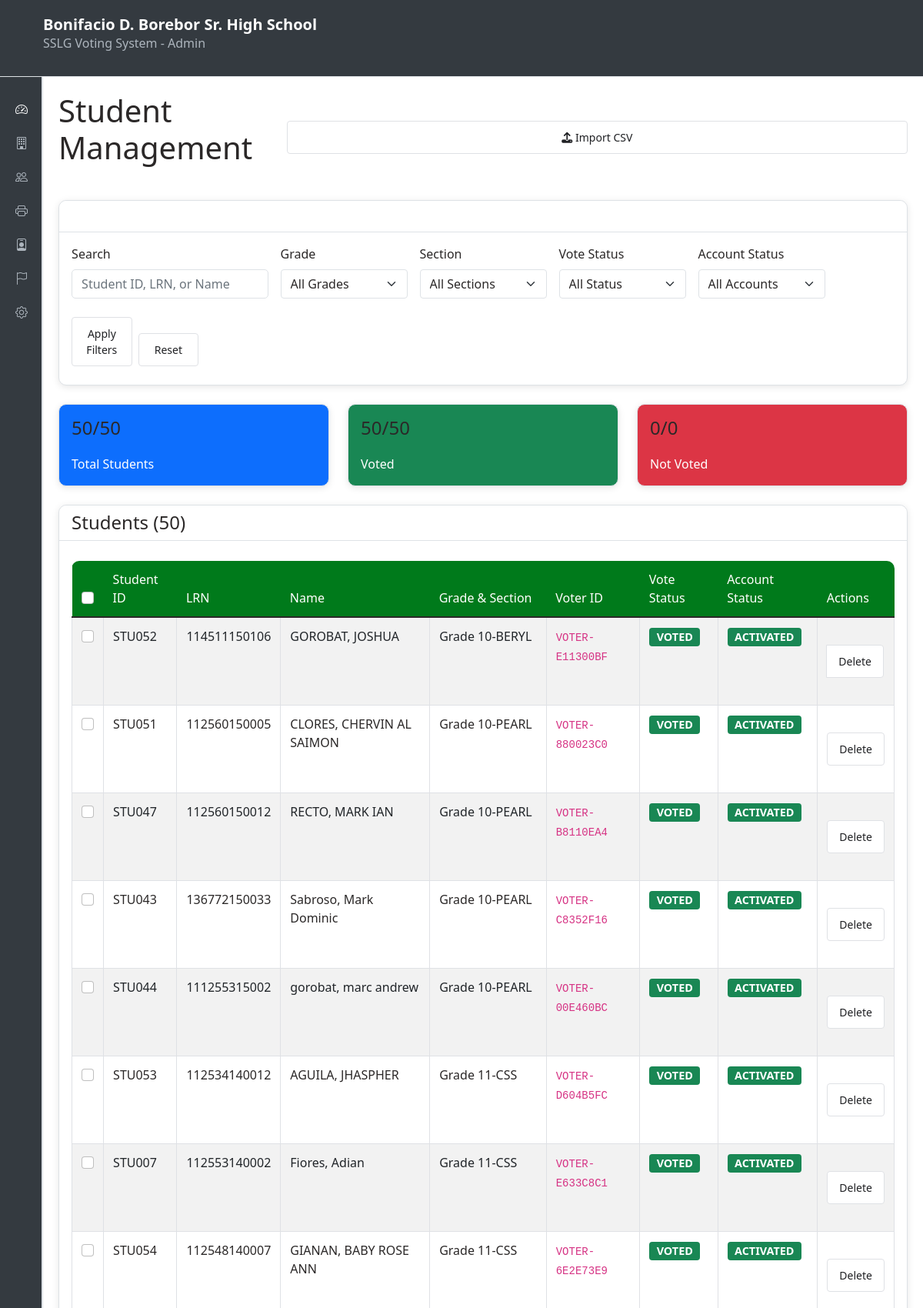
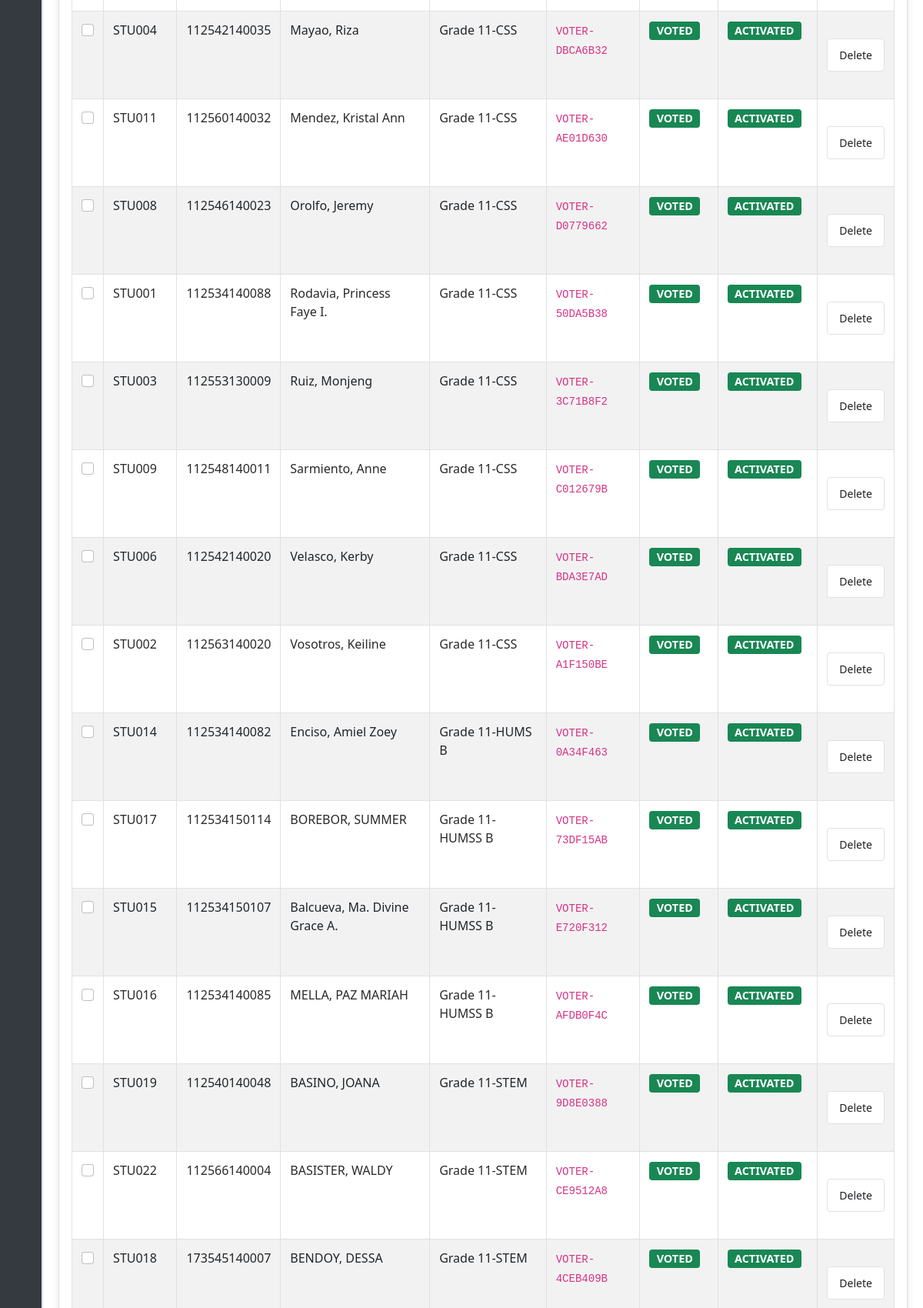
The app's page /admin/students.php (signed in, upper part) with its own data (2 pictures, top to bottom).
### tables this page shows
CREATE TABLE users (
            id INTEGER PRIMARY KEY AUTOINCREMENT,
            student_id TEXT NOT NULL UNIQUE,
            password_hash TEXT NOT NULL,
            role TEXT NOT NULL DEFAULT 'voter',
            first_name TEXT,
            last_name TEXT,
            grade TEXT,
            section TEXT,
            is_active INTEGER NOT NULL DEFAULT 1,
            voter_id_card TEXT UNIQUE,
            created_at TEXT DEFAULT CURRENT_TIMESTAMP,
            updated_at TEXT DEFAULT CURRENT_TIMESTAMP
        , token_validated INTEGER DEFAULT 0, track TEXT, lrn VARCHAR(20) DEFAULT NULL, has_voted INTEGER DEFAULT 0);

### admin/students.php (the view, shortened to what this page needs)
<?php
$db = getDBConnection();
$search_query = $_GET['search'] ?? '';
$query = "SELECT u.*, CASE WHEN v.id IS NOT NULL THEN 1 ELSE 0 END as has_voted FROM users u LEFT JOIN votes v ON u.id = v.voter_id WHERE u.role = 'voter'";
$params = [];
$query .= " GROUP BY u.id ORDER BY u.grade, u.section, u.last_name, u.first_name";
$stmt = $db->prepare($query);
$stmt->execute($params);
$students = $stmt->fetchAll();
$total_students = count($students);
$voted_students = count(array_filter($students, fn($s) => $s['has_voted']));
$not_voted_students = $total_students - $voted_students;
$all_students_query = $db->query("SELECT COUNT(DISTINCT u.id) as total, COUNT(DISTINCT v.voter_id) as voted FROM users u LEFT JOIN votes v ON u.id = v.voter_id WHERE u.role = 'voter'")->fetch();
$all_total = $all_students_query['total'];
$all_voted = $all_students_query['voted'];
$all_not_voted = $all_total - $all_voted;
include '../includes/admin_header.php';
include '../includes/admin_sidebar.php';
?>
<div class="admin-content">
    <div class="d-flex justify-content-between align-items-center mb-4">
        <h1>Student Management</h1>
        <button type="button" class="btn btn-primary" data-bs-toggle="modal" data-bs-target="#importModal">
            <i class="fas fa-upload"></i> Import CSV
        </button>
    </div>
    <div class="card mb-4">
        <div class="card-header">
            <h5 class="mb-0">Filters</h5>
        </div>
        <div class="card-body">
            <form method="GET" action="" class="row g-3">
                <div class="col-md-3">
                    <label for="search" class="form-label">Search</label>
                    <input type="text" class="form-control" id="search" name="search" placeholder="Student ID, LRN, or Name" value="<?php echo htmlspecialchars($search_query); ?>">
                </div>
                <div class="col-md-2">
                    <label for="filter_grade" class="form-label">Grade</label>
                    <select class="form-select" id="filter_grade" name="filter_grade">
                        <option value="">All Grades</option>
                    </select>
                </div>
                <div class="col-md-2">
                    <label for="filter_section" class="form-label">Section</label>
                    <select class="form-select" id="filter_section" name="filter_section">
                        <option value="">All Sections</option>
                    </select>
                </div>
                <div class="col-md-2">
                    <label for="filter_status" class="form-label">Vote Status</label>
                    <select class="form-select" id="filter_status" name="filter_status">
                        <option value="">All Status</option>
                    </select>
                </div>
                <div class="col-md-2">
                    <label for="filter_active" class="form-label">Account Status</label>
                    <select class="form-select" id="filter_active" name="filter_active">
                        <option value="">All Accounts</option>
                    </select>
                </div>
                <div class="col-md-2 d-flex align-items-end gap-2">
                    <button type="submit" class="btn btn-primary flex-grow-1">Apply Filters</button>
                    <a href="students.php" class="btn btn-secondary">Reset</a>
                </div>
            </form>
        </div>
    </div>
    <div class="row mb-4">
        <div class="col-md-4">
            <div class="card bg-primary text-white">
                <div class="card-body">
                    <h4><?php echo $total_students; ?>/<?php echo $all_total; ?></h4>
                    <p class="mb-0">Total Students</p>
                </div>
            </div>
        </div>
        <div class="col-md-4">
            <div class="card bg-success text-white">
                <div class="card-body">
                    <h4><?php echo $voted_students; ?>/<?php echo $all_voted; ?></h4>
                    <p class="mb-0">Voted</p>
                </div>
            </div>
        </div>
        <div class="col-md-4">
            <div class="card bg-danger text-white">
                <div class="card-body">
                    <h4><?php echo $not_voted_students; ?>/<?php echo $all_not_voted; ?></h4>
                    <p class="mb-0">Not Voted</p>
                </div>
            </div>
        </div>
    </div>
    <form method="POST" id="bulkForm">
        <div class="card">
            <div class="card-header d-flex justify-content-between align-items-center">
                <h4 class="mb-0">Students (<?php echo $total_students; ?>)</h4>
            </div>
            <div class="card-body">
                <div class="table-responsive">
                    <table class="table table-striped" id="studentsTable">
                        <thead>
                            <tr>
                                <th style="width:40px;">
                                    <input type="checkbox" id="selectAll" class="form-check-input" title="Select All">
                                </th>
                                <th>Student ID</th>
                                <th>LRN</th>
                                <th>Name</th>
                                <th>Grade & Section</th>
                                <th>Voter ID</th>
                                <th>Vote Status</th>
                                <th>Account Status</th>
                                <th>Actions</th>
                            </tr>
                        </thead>
                        <tbody>
                            <?php foreach ($students as $student): ?>
                                <tr>
                                    <td>
                                        <input type="checkbox" name="selected_ids[]" value="<?php echo $student['id']; ?>" class="form-check-input row-checkbox">
                                    </td>
                                    <td><?php echo htmlspecialchars($student['student_id']); ?></td>
                                    <td><?php echo htmlspecialchars($student['lrn'] ?? ''); ?></td>
                                    <td><?php echo htmlspecialchars($student['last_name'] . ', ' . $student['first_name']); ?></td>
                                    <td><?php echo htmlspecialchars('Grade ' . $student['grade'] . '-' . $student['section']); ?></td>
                                    <td><code><?php echo htmlspecialchars($student['voter_id_card']); ?></code></td>
                                    <td>
                                        <span class="badge <?php echo $student['has_voted'] ? 'bg-success' : 'bg-warning'; ?>">
                                            <?php echo $student['has_voted'] ? 'VOTED' : 'NOT VOTE'; ?>
                                        </span>
                                    </td>
                                    <td>
                                        <span class="badge <?php echo $student['is_active'] ? 'bg-success' : 'bg-danger'; ?>">
                                            <?php echo $student['is_active'] ? 'ACTIVATED' : 'NOT ACTIVATED'; ?>
                                        </span>
                                    </td>
                                    <td>
                                        <div class="btn-group btn-group-sm">
                                            <form method="POST" class="d-inline" data-no-transition onsubmit="return confirm('Are you sure you want to delete this student? This action cannot be undone.')">
                                                <button type="submit" class="btn btn-outline-danger btn-sm">Delete</button>
                                            </form>
                                        </div>
                                    </td>
                                </tr>
                            <?php endforeach; ?>
                        </tbody>
                    </table>
                </div>
            </div>
        </div>
    </form>
</div>
<?php include __DIR__ . '/../includes/admin_footer.php'; ?>

### assets/css/style.css (style rules this page uses)
body { font-family: 'Segoe UI', Tahoma, Geneva, Verdana, sans-serif; background-color: #fff; }
.card { border: none; border-radius: 10px; box-shadow: 0 2px 10px rgba(0, 0, 0, 0.1); }
.card-header { background-color: #007a1b; color: #fff; border-radius: 10px 10px 0 0 !important; border: none; }
.btn-primary { background-color: #007a1b; border-color: #007a1b; border-radius: 5px; }
.form-control { border-radius: 5px; border: 1px solid #ced4da; }
.table { border-radius: 10px; overflow: hidden; }
.table thead th { background-color: #007a1b; color: white; border: none; }
.badge { font-size: 0.9em; }

### assets/css/admin_style.css (style rules this page uses)
:root { --bg-color: #ffffff; --text-color: #2b2828; --card-bg: #fff; --card-border: #dee2e6; --sidebar-bg: #343a40; --sidebar-text: #adb5bd; --sidebar-text-active: #fff; --header-bg: #343a40; --header-text: #fff; --table-border: #dee2e6; }
body { background-color: var(--bg-color); color: var(--text-color); opacity: 0; transition: opacity 0.35s ease, background-color 0.3s, color 0.3s; }
body.page-loaded { opacity: 1; }
.admin-content h2, .admin-content h1, .admin-content h4 { color: var(--text-color); margin-bottom: 20px; }
.card { background-color: var(--card-bg); border: 1px solid var(--card-border); color: var(--text-color); }
.card-header { background-color: var(--card-bg); border-bottom: 1px solid var(--card-border); }
.table { color: var(--text-color); border-color: var(--card-border); }
.table th, .table td { border-color: var(--card-border); }
.form-control, .form-select { background-color: var(--card-bg); color: var(--text-color); border-color: var(--card-border); }

### includes/admin_header.php (style rules this page uses)
.admin-content .btn-group { margin: 15px 0; }
.admin-content .btn { display: block; width: 100%; padding: 10px 15px; margin: 8px 0; border: 1px solid #dfe1e5; border-radius: 4px; text-decoration: none; text-align: center; font-size: 14px; color: #202124; background: white; transition: all 0.2s ease; }
.admin-content table { width: 100%; border-collapse: collapse; margin-top: 10px; }
.admin-content th, .admin-content td { border: 1px solid #dfe1e5; padding: 12px; text-align: left; }
.admin-content th { background-color: #f8f9fa; font-weight: 500; }

### records on screen
users: student "STU052", lrn "114511150106", last_name+first_name "GOROBAT, JOSHUA", grade+section "Grade 10-BERYL", voter_id_card "VOTER-E11300BF", is_active "ACTIVATED"
users: student "STU051", lrn "112560150005", last_name+first_name "CLORES, CHERVIN AL SAIMON", grade+section "Grade 10-PEARL", voter_id_card "VOTER-880023C0", is_active "ACTIVATED"
users: student "STU047", lrn "112560150012", last_name+first_name "RECTO, MARK IAN", grade+section "Grade 10-PEARL", voter_id_card "VOTER-B8110EA4", is_active "ACTIVATED"
users: student "STU043", lrn "136772150033", last_name+first_name "Sabroso, Mark Dominic", grade+section "Grade 10-PEARL", voter_id_card "VOTER-C8352F16", is_active "ACTIVATED"
users: student "STU044", lrn "111255315002", last_name+first_name "gorobat, marc andrew", grade+section "Grade 10-PEARL", voter_id_card "VOTER-00E460BC", is_active "ACTIVATED"
users: student "STU053", lrn "112534140012", last_name+first_name "AGUILA, JHASPHER", grade+section "Grade 11-CSS", voter_id_card "VOTER-D604B5FC", is_active "ACTIVATED"
users: student "STU007", lrn "112553140002", last_name+first_name "Fiores, Adian", grade+section "Grade 11-CSS", voter_id_card "VOTER-E633C8C1", is_active "ACTIVATED"
users: student "STU054", lrn "112548140007", last_name+first_name "GIANAN, BABY ROSE ANN", grade+section "Grade 11-CSS", voter_id_card "VOTER-6E2E73E9", is_active "ACTIVATED"
users: student "STU004", lrn "112542140035", last_name+first_name "Mayao, Riza", grade+section "Grade 11-CSS", voter_id_card "VOTER-DBCA6B32", is_active "ACTIVATED"
users: student "STU011", lrn "112560140032", last_name+first_name "Mendez, Kristal Ann", grade+section "Grade 11-CSS", voter_id_card "VOTER-AE01D630", is_active "ACTIVATED"
users: student "STU008", lrn "112546140023", last_name+first_name "Orolfo, Jeremy", grade+section "Grade 11-CSS", voter_id_card "VOTER-D0779662", is_active "ACTIVATED"
users: student "STU001", lrn "112534140088", last_name+first_name "Rodavia, Princess Faye I.", grade+section "Grade 11-CSS", voter_id_card "VOTER-50DA5B38", is_active "ACTIVATED"
users: student "STU003", lrn "112553130009", last_name+first_name "Ruiz, Monjeng", grade+section "Grade 11-CSS", voter_id_card "VOTER-3C71B8F2", is_active "ACTIVATED"
users: student "STU009", lrn "112548140011", last_name+first_name "Sarmiento, Anne", grade+section "Grade 11-CSS", voter_id_card "VOTER-C012679B", is_active "ACTIVATED"
users: student "STU006", lrn "112542140020", last_name+first_name "Velasco, Kerby", grade+section "Grade 11-CSS", voter_id_card "VOTER-BDA3E7AD", is_active "ACTIVATED"
users: student "STU002", lrn "112563140020", last_name+first_name "Vosotros, Keiline", grade+section "Grade 11-CSS", voter_id_card "VOTER-A1F150BE", is_active "ACTIVATED"
users: student "STU014", lrn "112534140082", last_name+first_name "Enciso, Amiel Zoey", grade+section "Grade 11-HUMS B", voter_id_card "VOTER-0A34F463", is_active "ACTIVATED"
users: student "STU017", lrn "112534150114", last_name+first_name "BOREBOR, SUMMER", grade+section "Grade 11-HUMSS B", voter_id_card "VOTER-73DF15AB", is_active "ACTIVATED"
users: student "STU015", lrn "112534150107", last_name+first_name "Balcueva, Ma. Divine Grace A.", grade+section "Grade 11-HUMSS B", voter_id_card "VOTER-E720F312", is_active "ACTIVATED"
users: student "STU016", lrn "112534140085", last_name+first_name "MELLA, PAZ MARIAH", grade+section "Grade 11-HUMSS B", voter_id_card "VOTER-AFDB0F4C", is_active "ACTIVATED"
users: student "STU019", lrn "112540140048", last_name+first_name "BASINO, JOANA", grade+section "Grade 11-STEM", voter_id_card "VOTER-9D8E0388", is_active "ACTIVATED"
users: student "STU022", lrn "112566140004", last_name+first_name "BASISTER, WALDY", grade+section "Grade 11-STEM", voter_id_card "VOTER-CE9512A8", is_active "ACTIVATED"
users: student "STU018", lrn "173545140007", last_name+first_name "BENDOY, DESSA", grade+section "Grade 11-STEM", voter_id_card "VOTER-4CEB409B", is_active "ACTIVATED"

### other values on screen
SCHOOL_NAME "Bonifacio D. Borebor Sr. High School"
$total_students "50"
$all_total "50"
$voted_students "50"
$all_voted "50"
$not_voted_students "0"
$all_not_voted "0"
